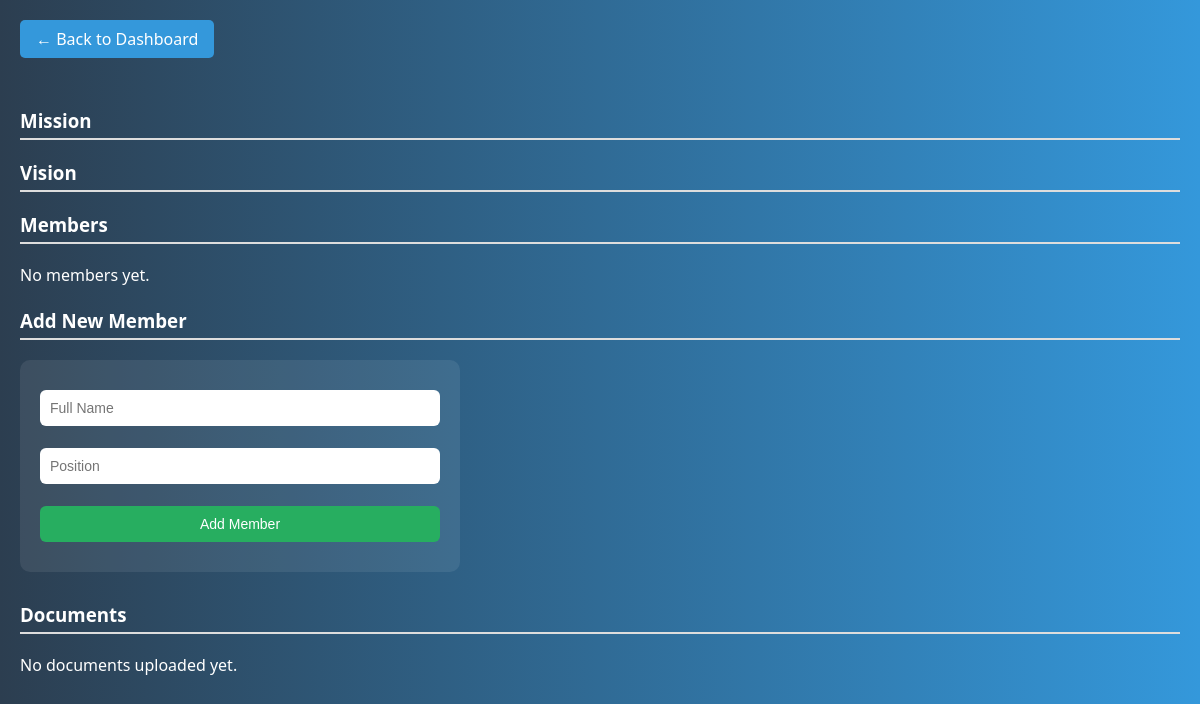
Before: /organization/19 with the older database file.
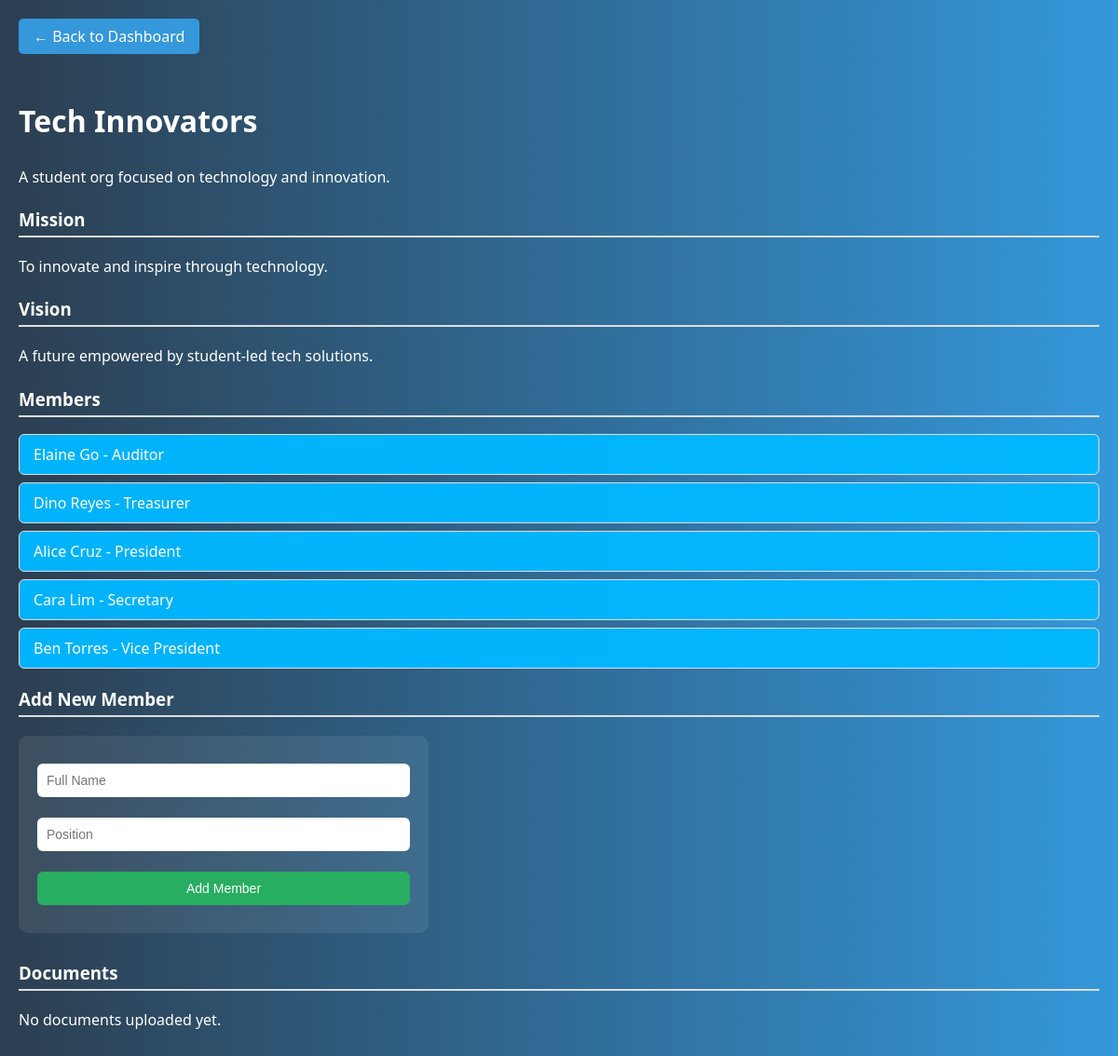
After: the same page with the newer database file.
### tables this page shows
CREATE TABLE organizations (
        id INTEGER PRIMARY KEY AUTOINCREMENT,
        name TEXT NOT NULL,
        description TEXT,
        mission TEXT,
        vision TEXT,
        status TEXT DEFAULT 'Pending'
    );

CREATE TABLE members (
        id INTEGER PRIMARY KEY AUTOINCREMENT,
        org_id INTEGER,
        full_name TEXT,
        position TEXT,
        email TEXT,
        contact_no TEXT,
        sex TEXT,
        qpi REAL,
        course TEXT,
        year_level TEXT,
        college TEXT,
        FOREIGN KEY (org_id) REFERENCES organizations(id)
    );

### app.py (the view, shortened to what this page needs)
@app.route('/organization/<int:org_id>', methods=['GET', 'POST'])
def view_organization(org_id):
    db = get_db()
    org = db.execute('SELECT * FROM organizations WHERE id = ?', (org_id,)).fetchone()
    members = db.execute('SELECT * FROM members WHERE org_id = ?', (org_id,)).fetchall()
    documents = db.execute('SELECT * FROM documents WHERE org_id = ?', (org_id,)).fetchall()
    return render_template('organization_view.html', org=org, members=members, documents=documents)

### app.py (called while the page is built)
def get_db():
    db = getattr(g, '_database', None)
    if db is None:
        db = g._database = sqlite3.connect(DATABASE)
        db.row_factory = sqlite3.Row
    return db

@app.teardown_appcontext
def close_connection(exception):
    db = getattr(g, '_database', None)
    if db is not None:
        db.close()

### templates/organization_view.html (shortened to what this page needs)
{% extends 'base.html' %}
{% block content %}
<a href="{{ url_for('sacdev_dashboard') }}" class="back-btn">← Back to Dashboard</a>
<h2>{{ org.name }}</h2>
<p>{{ org.description }}</p>
<h3>Mission</h3>
<p>{{ org.mission }}</p>
<h3>Vision</h3>
<p>{{ org.vision }}</p>
<h3>Members</h3>
<ul>
  {% for member in members %}
    <li>{{ member.full_name }} - {{ member.position }}</li>
  {% else %}
    <p>No members yet.</p>
  {% endfor %}
</ul>
<h3>Add New Member</h3>
<form method="POST" style="max-width: 400px; background-color: rgba(255, 255, 255, 0.08); padding: 20px; border-radius: 10px; margin-bottom: 30px;">
  <input type="text" name="name" placeholder="Full Name" required style="width: 100%; padding: 10px; margin-bottom: 12px; border-radius: 6px; border: none; font-size: 14px;">
  <input type="text" name="position" placeholder="Position" required style="width: 100%; padding: 10px; margin-bottom: 12px; border-radius: 6px; border: none; font-size: 14px;">
  <button type="submit" class="submit-btn" style="width: 100%; padding: 10px; border-radius: 6px; border: none; background-color: #27ae60; color: white; font-size: 14px;">Add Member</button>
</form>
<h3>Documents</h3>
<ul>
  {% for doc in documents %}
    <li>{{ doc.title }} - <a href="{{ url_for('static', filename=doc.file_path) }}" target="_blank">View</a></li>
  {% else %}
    <p>No documents uploaded yet.</p>
  {% endfor %}
</ul>
{% endblock %}

Changed rows visible on the page:
added organizations: name "Tech Innovators", description "A student org focused on technology and innovation.", mission "To innovate and inspire through technology.", vision "A future empowered by student-led tech solutions."
now on this page (row edited): members: full_name "Elaine Go", position "Auditor"
now on this page (row edited): members: full_name "Dino Reyes", position "Treasurer"
now on this page (row edited): members: full_name "Alice Cruz", position "President"
now on this page (row edited): members: full_name "Cara Lim", position "Secretary"
now on this page (row edited): members: full_name "Ben Torres", position "Vice President"
Other visible differences:
text no longer shown: "No members yet."
